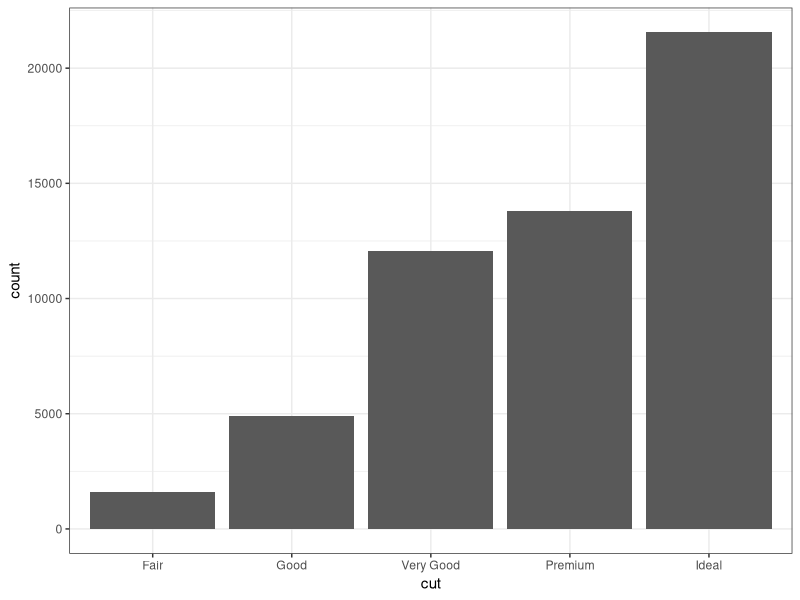
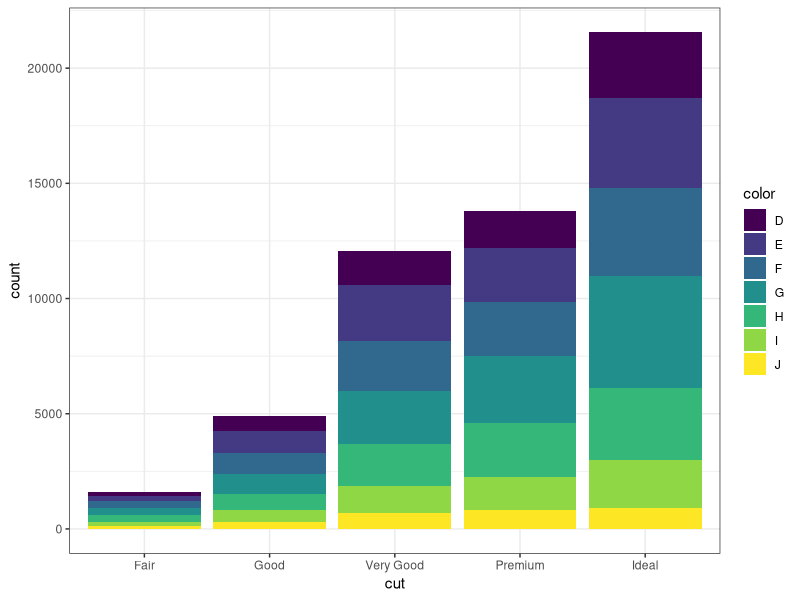
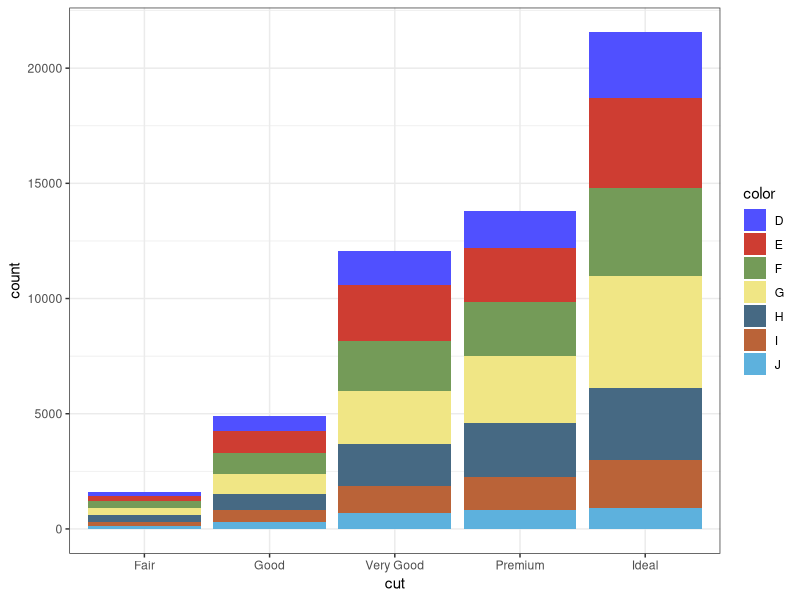
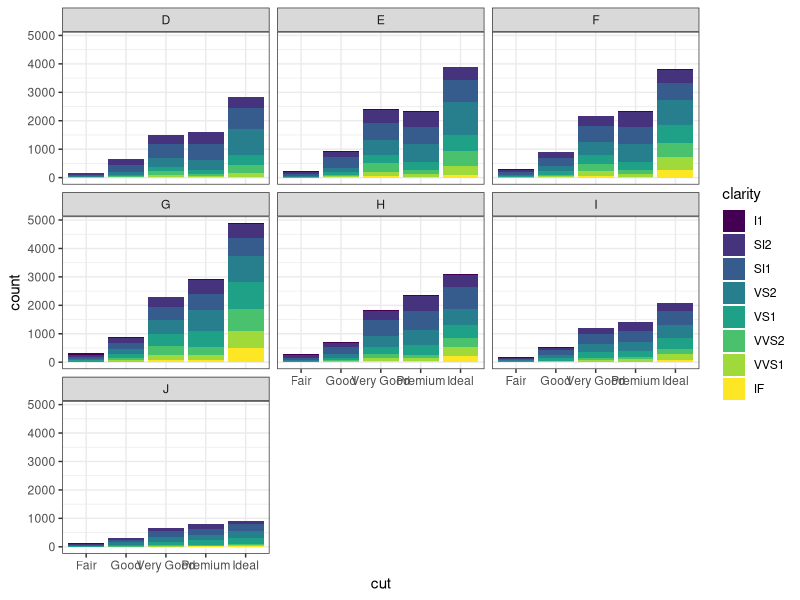
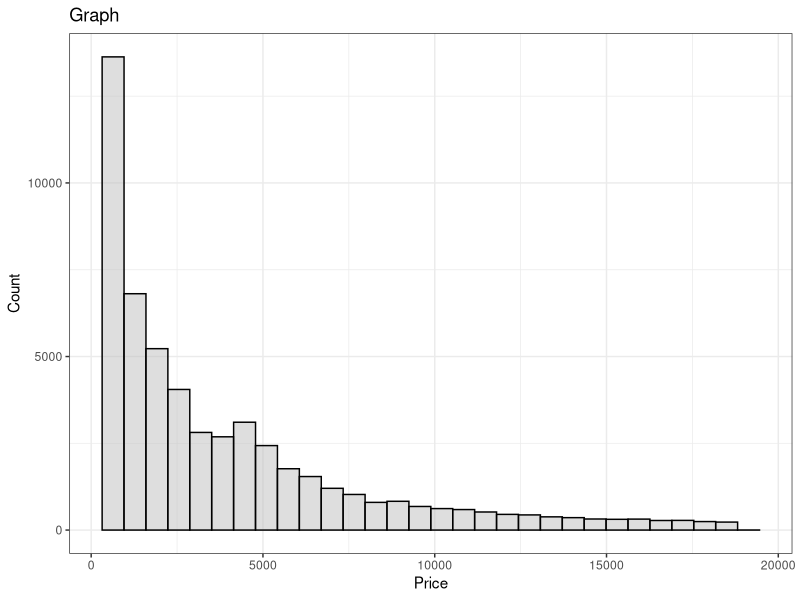
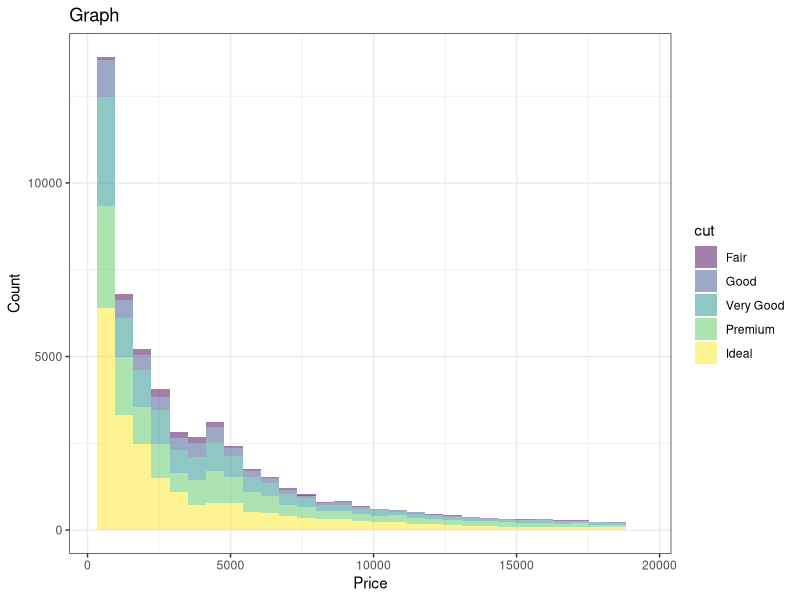
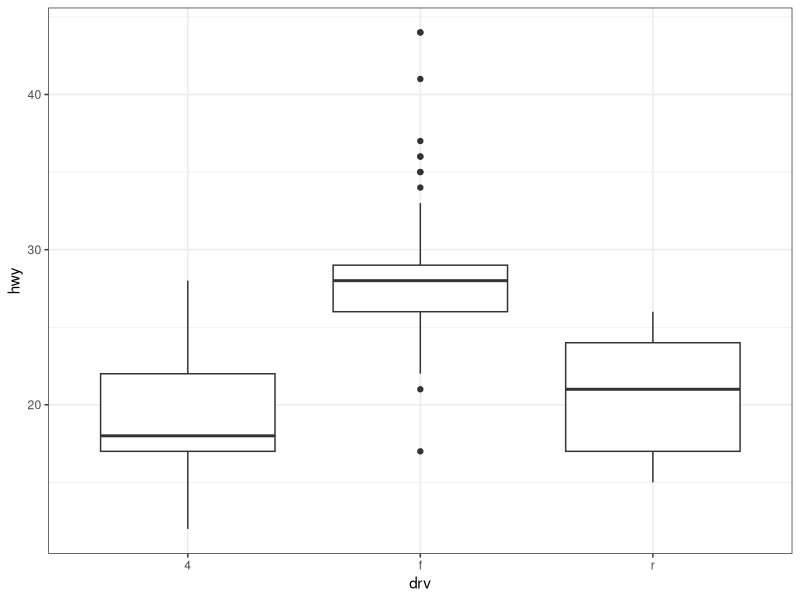
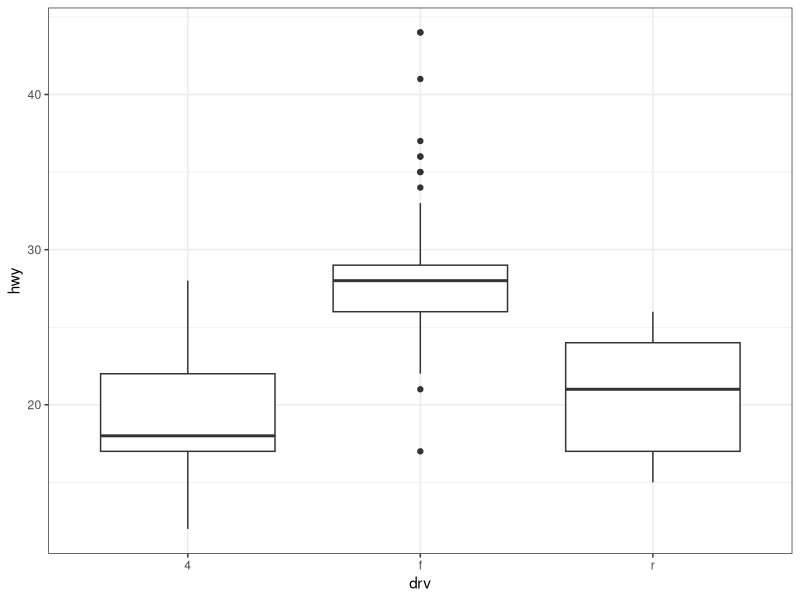

The R script that drew these images, in order:
## ---- chunk 1
# Installing the libraries if not installed already
install.packages("ggplot2")
install.packages("ggsci")
## ---- chunk 2
# Importing necessary libraries
library(ggplot2)  # For data visualization using ggplot
library(ggsci)    # For additional color scales in ggplot2
## ---- chunk 3
diamonds <- diamonds
head(diamonds)  # View the first few rows of the diamonds dataset

# Access the mpg dataset
mpg <- mpg
head(mpg)
## ---- chunk 4
# Basic bar plot
ggplot(diamonds, aes(x = cut)) +
  geom_bar() +
  theme_bw()  # Adds a clean theme
## ---- chunk 5
# Bar plot filled by another categorical variable
ggplot(diamonds, aes(x = cut, fill = color)) +
  geom_bar() +
  theme_bw()
## ---- chunk 6
# Using ggsci library for color palette
ggplot(diamonds, aes(x = cut, fill = color)) +
  geom_bar() +
  theme_bw() + scale_fill_manual(values = pal_igv()(7))
## ---- chunk 7
# Split the bar plot into multiple subplots using facet_wrap()
ggplot(data = diamonds, aes(x = cut, fill = clarity)) +
  geom_bar() +
  theme_bw() +
  facet_wrap(~color)
## ---- chunk 8
# Basic histogram
ggplot(data = diamonds, aes(x = price)) +
  geom_histogram(bins = 30, fill = "grey", color = "black", alpha = 0.5) +
  theme_bw() +
  labs(x = "Price", y = "Count", title = "Graph")
## ---- chunk 9
# Histogram with fill based on 'cut' category
ggplot(data = diamonds, aes(x = price, fill = cut)) +
  geom_histogram(bins = 30, alpha = 0.5) +
  theme_bw() +
  labs(x = "Price", y = "Count", title = "Graph")
## ---- chunk 10
# Basic box plot with drv as categorical and hwy as numeric
ggplot(mpg, aes(drv, hwy)) + theme_bw() + geom_boxplot()
## ---- chunk 11
# Box plot with grouping by 'drv'
ggplot(data = mpg, aes(x = drv, y = hwy, group = drv)) +
  theme_bw() +
  geom_boxplot()
## ---- chunk 12
# Box plot with 'manufacturer' as the fill
ggplot(data = mpg, aes(x = drv, y = hwy, fill = manufacturer)) +
  theme_bw() +
  geom_boxplot()
## ---- chunk 13
# Box plot with jittered points to show distribution
ggplot(data = mpg, aes(drv, hwy)) +
  theme_bw() +
  geom_boxplot() + geom_jitter(width = 0.2, aes(color = trans))
## ---- chunk 14
# Basic scatter plot with carat vs price
ggplot(diamonds, aes(carat, price)) +
  geom_point() +
  theme_bw()
## ---- chunk 15
# Scatter plot colored by 'cut'
ggplot(diamonds, aes(carat, price, color = cut)) +
  geom_point() +
  theme_bw()
## ---- chunk 16
# Scatter plot with coloring by 'clarity'
ggplot(diamonds, aes(carat, price)) +
  geom_point(aes(color = clarity)) +
  theme_bw()
## ---- chunk 17
# Scatter plot divided by 'cut'
ggplot(diamonds, aes(carat, price, color = cut)) +
  geom_point() +
  theme_bw() +
  facet_grid(~cut)
## ---- chunk 18
# Scatter plot with custom shape, size, and fill
ggplot(diamonds, aes(carat, price, color = cut)) +
  geom_point(shape = 21, size = 3, stroke = 2, fill = "white") +
  theme_bw() +
  facet_grid(~cut)
## ---- chunk 19
# Scatter plot with linear regression line
ggplot(diamonds, aes(carat, price, color = cut)) +
  geom_point(shape = 21, size = 3, stroke = 2, fill = "white") +
  theme_bw() +
  stat_smooth(se = F) +  # Add linear trend line
  facet_grid(~cut)
